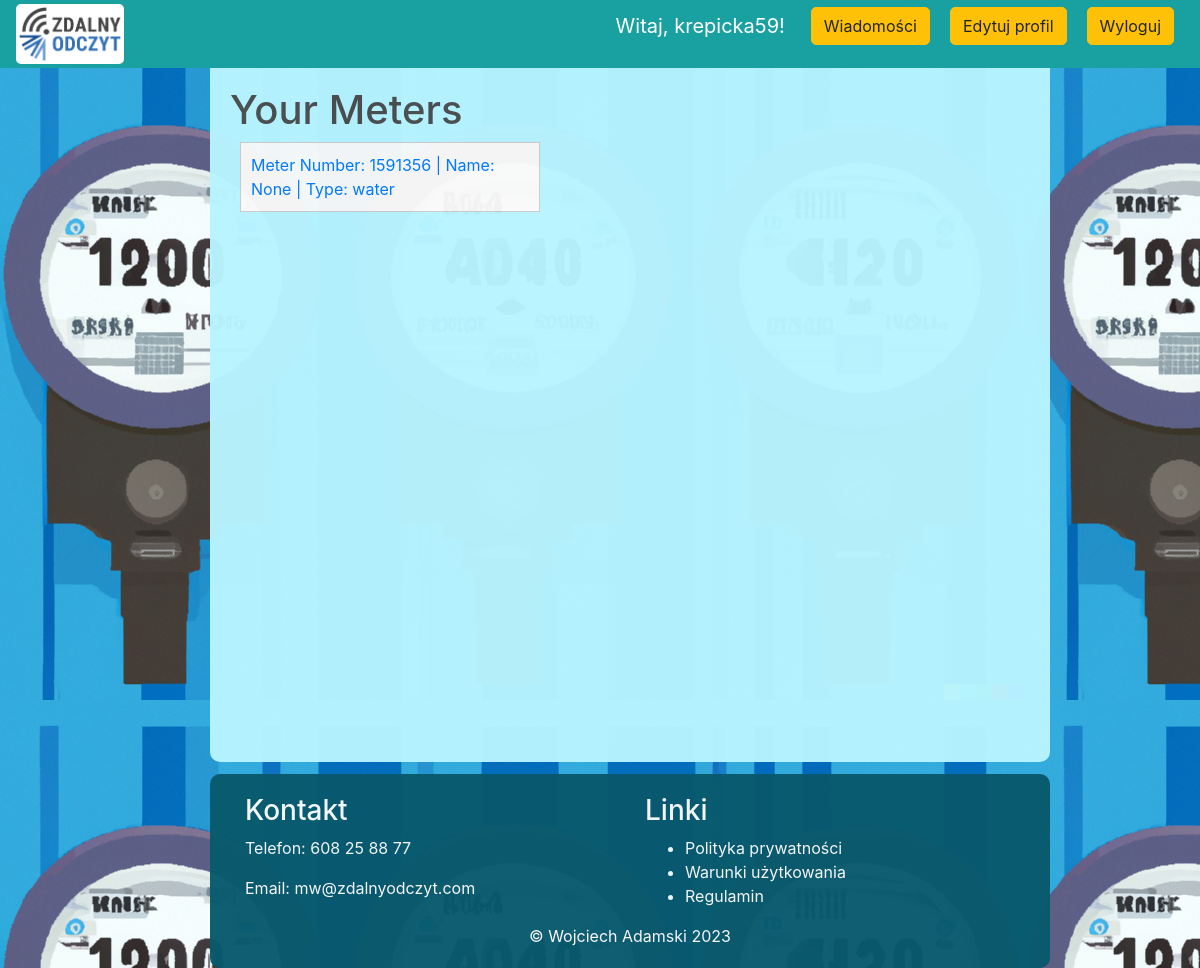
The page /user_meters (signed in) on the database as committed earlier.
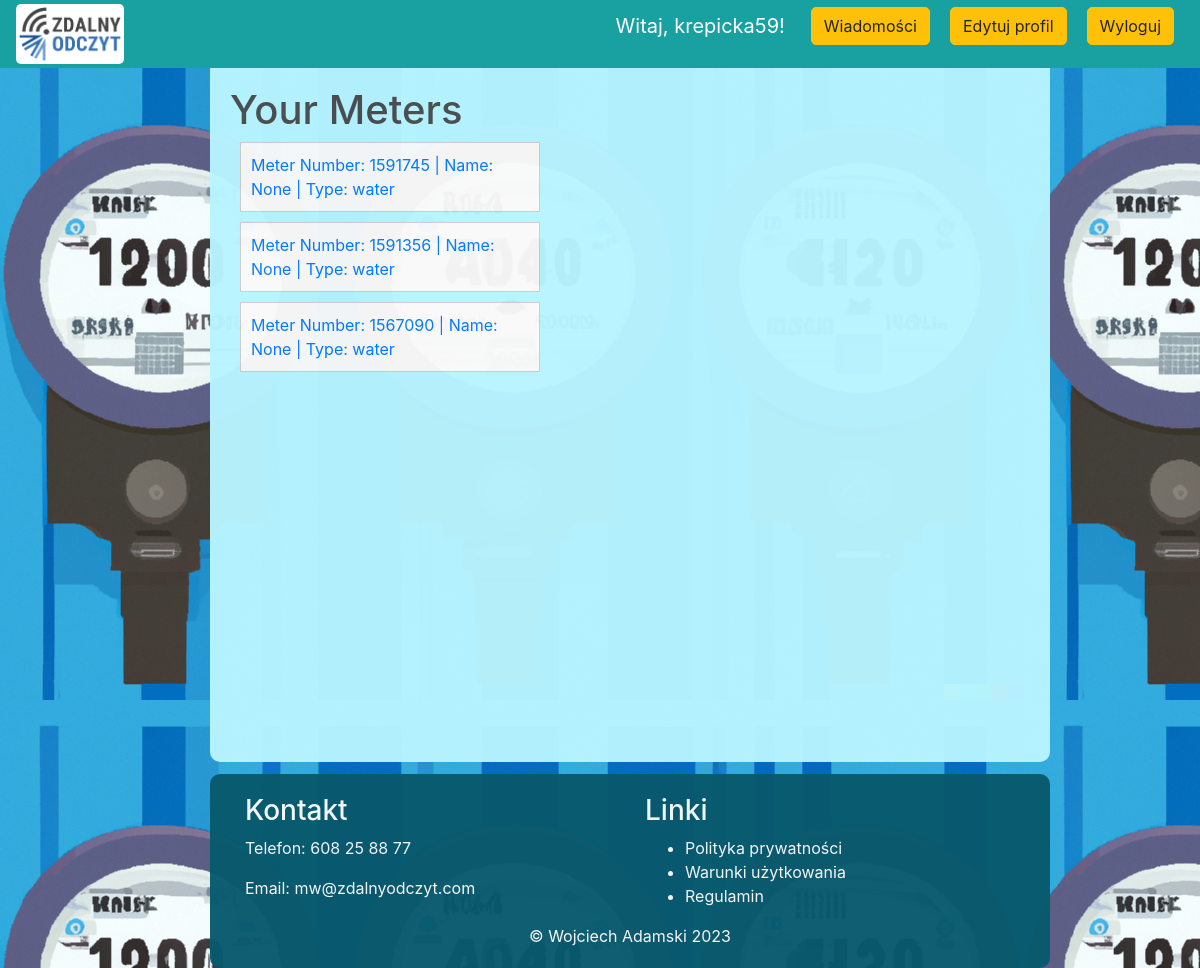
The same page on the database as committed later.
### src/models.py (models this page shows, shortened)
class User(UserMixin, db.Model):
    id = db.Column(db.Integer, primary_key=True)
    email = db.Column(db.String(120), unique=True, index=True)
    password_hash = db.Column(db.String(128))
    is_admin = db.Column(db.Boolean, default=False)
    meters = db.relationship('Meter', foreign_keys=[Meter.user_id], backref='user', lazy='dynamic')
    is_active = db.Column(db.Boolean, default=True)
    notes = db.Column(db.Text)
    is_superuser = db.Column(db.Boolean, default=False)
    superuser_id = db.Column(db.Integer, db.ForeignKey('user.id'))
    assigned_users = db.relationship('User', backref=db.backref('superuser', remote_side=[id]), lazy='dynamic')
    unread_messages = db.Column(db.Integer, default=0)

class Meter(db.Model):
    id = db.Column(db.Integer, primary_key=True)
    radio_number = db.Column(db.String(64), unique=True, index=True)
    type = db.Column(db.String(64))
    user_id = db.Column(db.Integer, db.ForeignKey('user.id'))
    readings = db.relationship('MeterReading', backref='meter', lazy='dynamic')
    name = db.Column(db.String(100), nullable=True)
    events = db.relationship('Event', backref='meter', lazy=True)
    address_id = db.Column(db.Integer, db.ForeignKey('address.id'))
    address = db.relationship('Address', backref='meter', lazy=True)
    superuser_id = db.Column(db.Integer, db.ForeignKey('user.id'))
    superuser_owner = db.relationship('User', foreign_keys=[superuser_id], backref='owned_meters')

### src/routes.py (the view)
@main_routes.route('/user_meters')
@login_required
def user_meters():
    user_meters = Meter.query.filter_by(user_id=current_user.id).all()
    return render_template('user_meters.html', user_meters=user_meters)

### src/models.py (called while the page is built)
@login_manager.user_loader
def load_user(user_id):
    return User.query.get(int(user_id))

### templates/user_meters.html
{% extends 'base.html' %}
{% block content %}
<h1>Your Meters</h1>
<ul class="user-list">
    {% for meter in user_meters %}
    <li class="user-item">
        <a href="{{ url_for('main_routes.meter_details', meter_id=meter.id) }}">
            Meter Number: {{ meter.radio_number }} | Name: {{ meter.name }} | Type: {{ meter.type }}
        </a>
    </li>
    {% endfor %}
</ul>
{% endblock %}

### templates/base.html (shortened to what this page needs)
<!DOCTYPE html>
<html>
<head>
    <link rel="stylesheet" href="https://stackpath.bootstrapcdn.com/bootstrap/4.4.1/css/bootstrap.min.css"
>
    <link rel="stylesheet" type="text/css" href="{{ url_for('static', filename='style.css')}}">
</head>
<body>
    <nav class="navbar navbar-fixed-top navbar-expand-lg navbar-dark bg-dark">
    <a class="navbar-brand" href="{{ url_for('main_routes.home') }}"><img src="{{ url_for('static', filename='img/Zdalny_Odczyt_RGB.png') }}" alt="Logo" class="logo">
        </a>
        <div class="collapse navbar-collapse" id="navbarSupportedContent">
            <ul class="navbar-nav mr-auto">
                <li class="nav-item active">
                    <a class="nav-link" href="{{ url_for('main_routes.home') }}">  <span class="sr-only">(current)</span></a>
                </li>
            </ul>
            <div class="form-inline my-2 my-lg-0">
                {% if current_user.is_authenticated %}
                    <p class="navbar-brand">Witaj, {{ current_user.email.split('@')[0] }}!</p>
                    {% if not current_user.is_admin %}
                    <p><a href="{{ url_for('main_routes.messages') }} " class="btn btn-warning">Wiadomości
                    {% endif %}
                    </a></p>
                    <p><a href="{{ url_for('main_routes.edit_account') }}" class="btn btn-warning">Edytuj profil</a></p>
                    <p><a href="{{ url_for('main_routes.logout') }} " class="btn btn-warning">Wyloguj</a></p>
                {% else %}
                    <a href="{{ url_for('main_routes.login') }}" class="btn btn-warning">Login</a>
                {% endif %}
            </div>
        </div>
</nav>
<div class="center-box">
    <br>
    {% block content %}
    {% endblock content %}
</div>
<footer class="footer no-print">
    <div class="container">
        <div class="row">
            <div class="col-md-6">
                <h3 style="color: #f9f9f9">Kontakt</h3>
                <p style="color: #f9f9f9">Telefon: 608 25 88 77</p>
                <p style="color: #f9f9f9">Email: mw@zdalnyodczyt.com</p>
            </div>
            <div class="col-md-6">
                <h3 style="color: #f9f9f9">Linki</h3>
                <ul>
                    <li style="color: #f9f9f9"><a href="#" style="color: #f9f9f9">Polityka prywatności</a></li>
                    <li style="color: #f9f9f9"><a href="#" style="color: #f9f9f9">Warunki użytkowania</a></li>
                    <li style="color: #f9f9f9"><a href="#" style="color: #f9f9f9">Regulamin</a></li>
                </ul>
            </div>
        </div>
    </div>
    <center style="color: #f9f9f9">&#169 Wojciech Adamski   2023</center>
</footer>
</body>
</html>

### static/style.css (style rules this page uses)
body { background-image: url('img/background.png'); background-attachment: fixed; }
h1,h2,h3,h4,h5,h6 { color:hsl(0, 0%, 30%); }
.bg-dark { background-color: #19a0a0 !important; }
.btn { border-radius: 5px; margin-inline: 10px; }
.user-list { list-style-type: none; margin-left: 10px; padding: 0; }
.user-item { border: 1px solid #ccc; margin-bottom: 10px; padding: 10px; background-color: #f9f9f9; width: 300px; }
.center-box { margin-left: 17.5%; background-color:hsl(189, 100%, 86%) ; border-radius: 10px; opacity: 0.97; width: 70%; align-items: center; height: 100%; min-height: 720px; padding: 20px; margin-top: 3.5%; }
.footer { margin-left: 17.5%; background-color: hsl(192, 85%, 23%); border-radius: 10px; opacity: 0.97; width: 70%; align-items: center; padding: 20px; margin-top: 1%; }
.navbar { z-index: 10000; position: fixed; top: 0px; width: 100%; height: 7%; }
.logo { max-width: 150px; max-height: 60px; margin-right: 10px; border-radius: 5px; background-color: #ffffff; }

Rows that differ between the two databases and show on the page:
now on this page (row edited): Meter: radio_number "1591745", name "None", type "water"
now on this page (row edited): Meter: radio_number "1567090", name "None", type "water"
